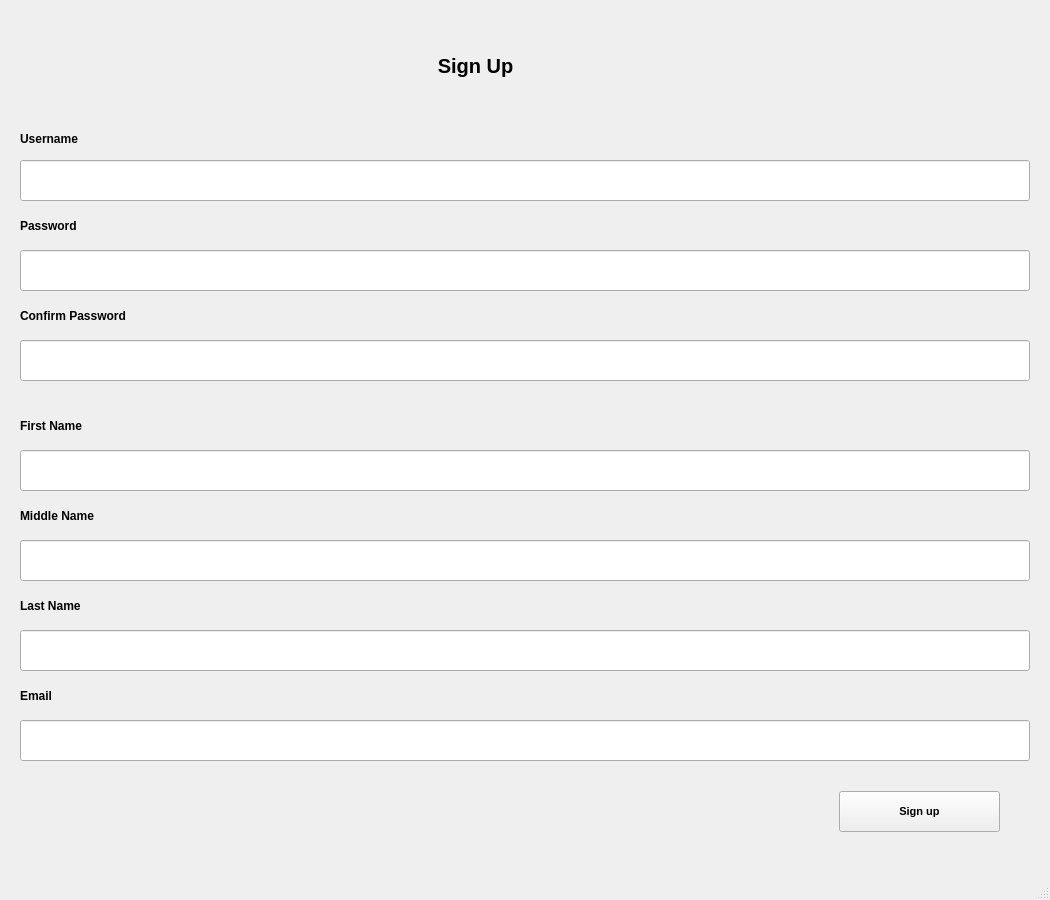
<?xml version="1.0" encoding="UTF-8"?>
<ui version="4.0">
 <class>SignupWindow</class>
 <widget class="QMainWindow" name="SignupWindow">
  <property name="geometry">
   <rect>
    <x>0</x>
    <y>0</y>
    <width>1050</width>
    <height>900</height>
   </rect>
  </property>
  <property name="font">
   <font>
    <pointsize>9</pointsize>
   </font>
  </property>
  <property name="windowTitle">
   <string>MainWindow</string>
  </property>
  <widget class="QWidget" name="centralwidget">
   <widget class="QLabel" name="SignupLabel">
    <property name="geometry">
     <rect>
      <x>175</x>
      <y>20</y>
      <width>601</width>
      <height>91</height>
     </rect>
    </property>
    <property name="font">
     <font>
      <pointsize>15</pointsize>
      <weight>75</weight>
      <bold>true</bold>
     </font>
    </property>
    <property name="text">
     <string>Sign Up</string>
    </property>
    <property name="alignment">
     <set>Qt::AlignCenter</set>
    </property>
   </widget>
   <widget class="QLineEdit" name="UsernameLineEdit">
    <property name="geometry">
     <rect>
      <x>20</x>
      <y>160</y>
      <width>1010</width>
      <height>41</height>
     </rect>
    </property>
   </widget>
   <widget class="QLabel" name="UsernameLabel">
    <property name="geometry">
     <rect>
      <x>20</x>
      <y>123</y>
      <width>331</width>
      <height>31</height>
     </rect>
    </property>
    <property name="font">
     <font>
      <pointsize>9</pointsize>
      <weight>75</weight>
      <bold>true</bold>
     </font>
    </property>
    <property name="text">
     <string>Username</string>
    </property>
   </widget>
   <widget class="QLabel" name="PasswordLabel">
    <property name="geometry">
     <rect>
      <x>20</x>
      <y>210</y>
      <width>331</width>
      <height>31</height>
     </rect>
    </property>
    <property name="font">
     <font>
      <pointsize>9</pointsize>
      <weight>75</weight>
      <bold>true</bold>
     </font>
    </property>
    <property name="text">
     <string>Password</string>
    </property>
   </widget>
   <widget class="QLineEdit" name="PasswordLineEdit">
    <property name="geometry">
     <rect>
      <x>20</x>
      <y>250</y>
      <width>1010</width>
      <height>41</height>
     </rect>
    </property>
   </widget>
   <widget class="QLabel" name="ConfirmPasswordLabel">
    <property name="geometry">
     <rect>
      <x>20</x>
      <y>300</y>
      <width>331</width>
      <height>31</height>
     </rect>
    </property>
    <property name="font">
     <font>
      <pointsize>9</pointsize>
      <weight>75</weight>
      <bold>true</bold>
     </font>
    </property>
    <property name="text">
     <string>Confirm Password</string>
    </property>
   </widget>
   <widget class="QLineEdit" name="ConfirmPasswordLineEdit">
    <property name="geometry">
     <rect>
      <x>20</x>
      <y>340</y>
      <width>1010</width>
      <height>41</height>
     </rect>
    </property>
   </widget>
   <widget class="QLabel" name="FirstNameLabel">
    <property name="geometry">
     <rect>
      <x>20</x>
      <y>410</y>
      <width>331</width>
      <height>31</height>
     </rect>
    </property>
    <property name="font">
     <font>
      <pointsize>9</pointsize>
      <weight>75</weight>
      <bold>true</bold>
     </font>
    </property>
    <property name="text">
     <string>First Name</string>
    </property>
   </widget>
   <widget class="QLineEdit" name="FirstNameLineEdit">
    <property name="geometry">
     <rect>
      <x>20</x>
      <y>450</y>
      <width>1010</width>
      <height>41</height>
     </rect>
    </property>
   </widget>
   <widget class="QLabel" name="MiddleNameLabel">
    <property name="geometry">
     <rect>
      <x>20</x>
      <y>500</y>
      <width>331</width>
      <height>31</height>
     </rect>
    </property>
    <property name="font">
     <font>
      <pointsize>9</pointsize>
      <weight>75</weight>
      <bold>true</bold>
     </font>
    </property>
    <property name="text">
     <string>Middle Name</string>
    </property>
   </widget>
   <widget class="QLineEdit" name="MiddleNameLineEdit">
    <property name="geometry">
     <rect>
      <x>20</x>
      <y>540</y>
      <width>1010</width>
      <height>41</height>
     </rect>
    </property>
   </widget>
   <widget class="QLabel" name="LastNameLabel">
    <property name="geometry">
     <rect>
      <x>20</x>
      <y>590</y>
      <width>331</width>
      <height>31</height>
     </rect>
    </property>
    <property name="font">
     <font>
      <pointsize>9</pointsize>
      <weight>75</weight>
      <bold>true</bold>
     </font>
    </property>
    <property name="text">
     <string>Last Name</string>
    </property>
   </widget>
   <widget class="QLineEdit" name="LastNameLineEdit">
    <property name="geometry">
     <rect>
      <x>20</x>
      <y>630</y>
      <width>1010</width>
      <height>41</height>
     </rect>
    </property>
   </widget>
   <widget class="QLabel" name="EmailLabel">
    <property name="geometry">
     <rect>
      <x>20</x>
      <y>680</y>
      <width>331</width>
      <height>31</height>
     </rect>
    </property>
    <property name="font">
     <font>
      <weight>75</weight>
      <bold>true</bold>
     </font>
    </property>
    <property name="text">
     <string>Email</string>
    </property>
   </widget>
   <widget class="QLineEdit" name="EmailLineEdit">
    <property name="geometry">
     <rect>
      <x>20</x>
      <y>720</y>
      <width>1010</width>
      <height>41</height>
     </rect>
    </property>
   </widget>
   <widget class="QPushButton" name="SignupButton">
    <property name="geometry">
     <rect>
      <x>839</x>
      <y>791</y>
      <width>161</width>
      <height>41</height>
     </rect>
    </property>
    <property name="font">
     <font>
      <pointsize>8</pointsize>
      <weight>75</weight>
      <bold>true</bold>
     </font>
    </property>
    <property name="text">
     <string>Sign up</string>
    </property>
   </widget>
   <widget class="QLabel" name="ErrorLabel">
    <property name="geometry">
     <rect>
      <x>20</x>
      <y>790</y>
      <width>801</width>
      <height>41</height>
     </rect>
    </property>
    <property name="text">
     <string/>
    </property>
   </widget>
  </widget>
  <widget class="QMenuBar" name="menubar">
   <property name="geometry">
    <rect>
     <x>0</x>
     <y>0</y>
     <width>1050</width>
     <height>21</height>
    </rect>
   </property>
  </widget>
  <widget class="QStatusBar" name="statusbar"/>
 </widget>
 <resources/>
 <connections/>
</ui>
